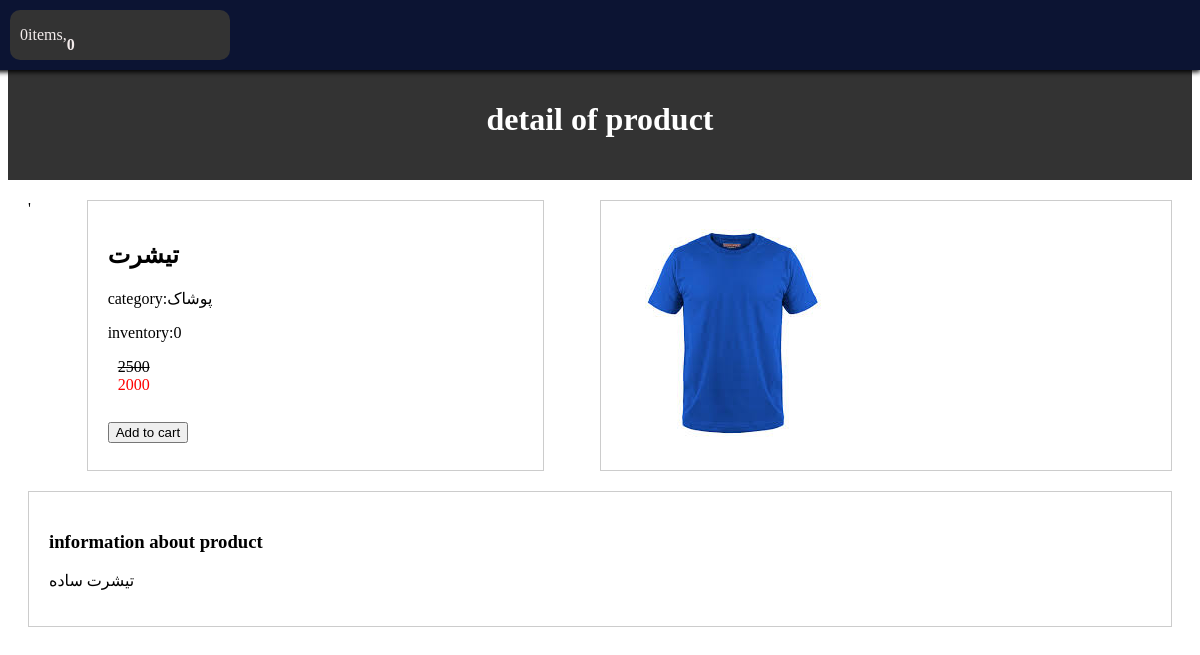
The page /products/1/tshrt on the database its author committed.
### shop/models.py (models this page shows, shortened)
class Product(models.Model):
    category = models.ForeignKey(Category, related_name='product', on_delete=models.CASCADE, verbose_name='category')
    name = models.CharField(max_length=255, verbose_name='name product')
    slug = models.SlugField(max_length=255, verbose_name='slug')
    description = models.TextField(max_length=1200, verbose_name='product info')
    inventory = models.PositiveIntegerField(default=0, verbose_name='inventory')
    price = models.PositiveIntegerField(default=0, verbose_name='price')
    weight = models.PositiveIntegerField(default=0, verbose_name='weight')
    off = models.PositiveIntegerField(default=0, verbose_name='off')
    new_price = models.PositiveIntegerField(default=0, verbose_name="new price")
    created = models.DateTimeField(auto_now_add=True, verbose_name='created time')
    updated = models.DateTimeField(auto_now=True, verbose_name='updated time')
    class Meta:
        ordering = ['-created']
        indexes = [
            models.Index(fields=['id', 'slug']),
            models.Index(fields=['name']),
            models.Index(fields=['-created']),
        ]
        verbose_name = 'محصول'
        verbose_name_plural = 'محصولات'

class Category(models.Model):
    name = models.CharField(max_length=250)
    slug = models.SlugField(max_length=255, unique=True)
    class Meta:
        ordering = ['name']
        indexes = [
            models.Index(fields=['name'])
        ]
        verbose_name = 'category'
        verbose_name_plural = 'categories'
    def __str__(self):
        return self.name

class Image(models.Model):
    product = models.ForeignKey(Product, on_delete=models.CASCADE, related_name="images", verbose_name="product")
    file = models.ImageField(upload_to="product_images/%Y/%m/%d")
    title = models.CharField(max_length=250, verbose_name="title", null=True, blank=True)
    description = models.TextField(verbose_name="description", null=True, blank=True)
    created = models.DateTimeField(auto_now_add=True)
    class Meta:
        ordering = ['-created']
        indexes = [
            models.Index(fields=['-created'])
        ]
        verbose_name = "image"
        verbose_name_plural = "images"

### shop/views.py (the view)
# urls.py: path('products/<int:id>/<slug:slug>', views.product_detail, name='product_detail'),
def product_detail(request, id, slug):
    product = get_object_or_404(Product, slug=slug, id=id)
    return render(request, 'shop/detail.html', {'product': product})

### card/cart.py (called while the page is built)
    def get_total_price(self):
        price = sum(item['price'] * item['quantity'] for item in self.cart.values())
        return price

    def __len__(self):
        return sum(item['quantity'] for item in self.cart.values())

### card/context_processors.py (called while the page is built)
def cart(request):
    return {"cart": Cart(request)}

### templates/shop/detail.html (shortened to what this page needs)
{% extends 'parent/base.html' %}
{% load static %}
{% block content%}
     <div class="header">
        <h1> detail of product</h1>
    </div>
    <div class="product-container">'
        <div class="product-detail">
            <h2>{{ product.name }}</h2>
            <p> category:{{ product.category }}</p>
            <p>inventory:{{ product.inventory }}</p>
            <div class="price">
                <span class="original-price">{{ product.price }}</span>
                <br>
                <span class="discounted-price">{{ product.new_price }}</span>
            </div>
            <br>
        <button type="button" id="add-cart">Add to cart</button>
        </div>
        <div class="product-images">
            {% for img in product.images.all %}
                <img src="{{ img.file.url }}">
            {% endfor %}
        </div>
    </div>
    <div class="pr-dc">
        <h3>information about product</h3>
        <p>{{ product.description }}</p>
    </div>
{% endblock %}

### shop/static/css/base.css (style rules this page uses)
.header { text-align:center; padding: 20px; background-color: #333; color: #fff; margin-top: 60px; }
.price { position: relative; margin: 10px; }
.original-price { text-decoration: line-through; }
.discounted-price { color: red; }
.product-container { display: flex; justify-content: space-between; margin: 20px ; }
.product-detail { width: 40%; padding: 20px; box-sizing: border-box; border: 1px solid #ccc; }
.product-images { width: 50%; padding: 20px; box-sizing: border-box; border: 1px solid #ccc; }
.pr-dc { clear:both; margin: 20px; padding: 20px; box-sizing: border-box; border: 1px solid #ccc; }

### rows shown on the page
Product: name "تیشرت", category "پوشاک", inventory "0", price "2500", new_price "2000", description "تیشرت ساده"
Image: file (picture)

### other values the page prints
{{ item_count }} "0"
{{ cart.get_total_price }} "0"
